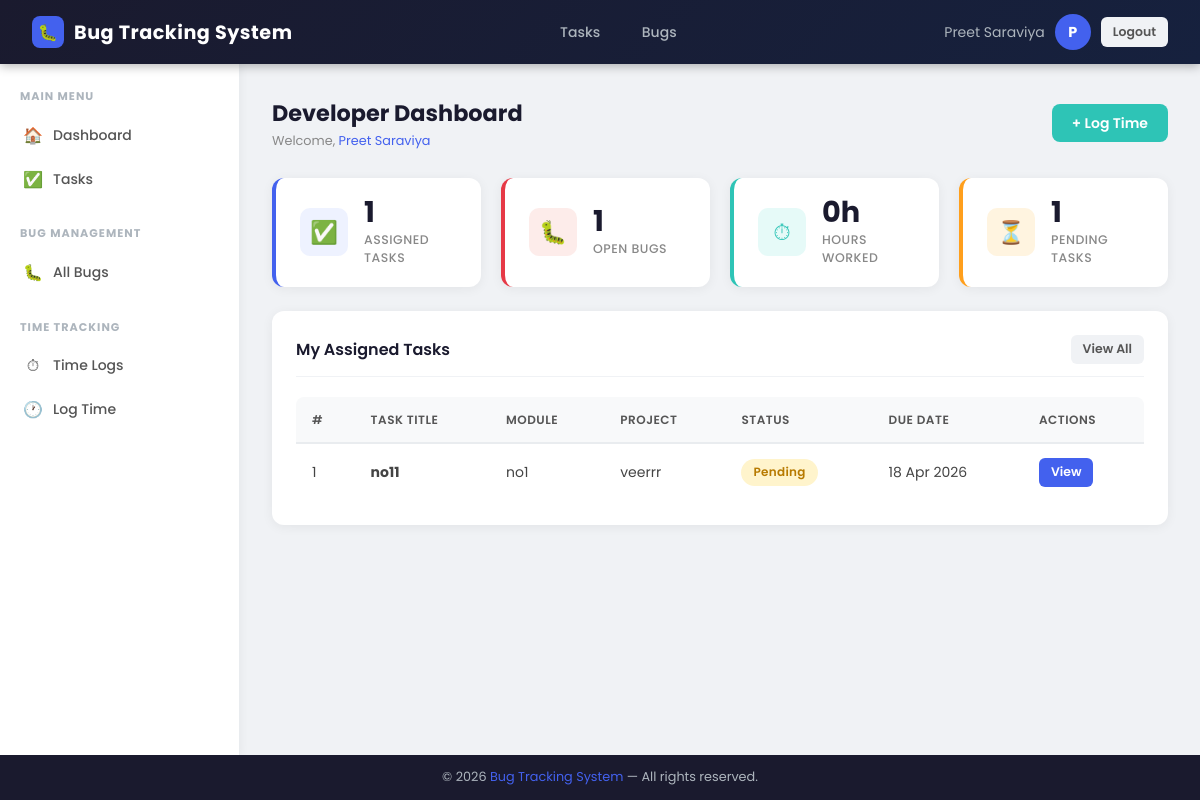
The page /dashboards/developerDashboard/ (signed in) on the database as committed earlier.
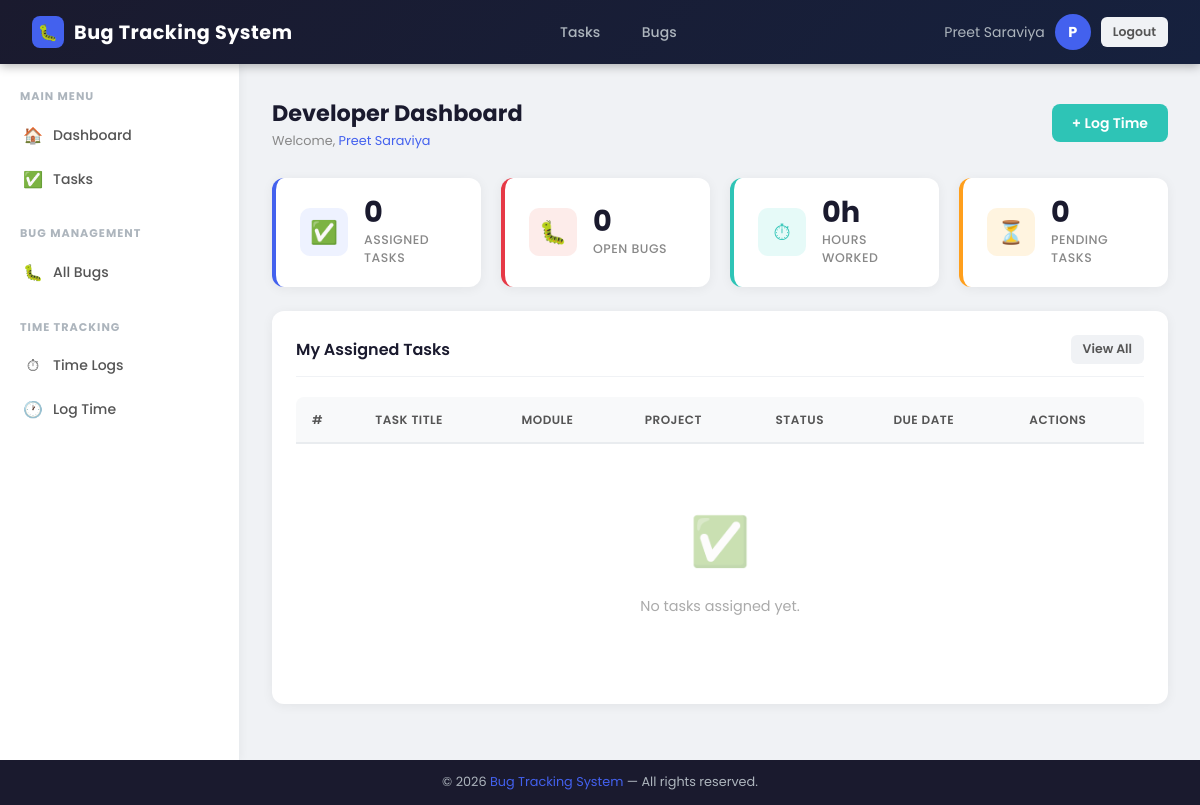
The same page on the database as committed later.
### core/models.py (models this page shows, shortened)
class Task(models.Model):
    STATUS_CHOICES = [
        ('Pending', 'Pending'),
        ('In Progress', 'In Progress'),
        ('Completed', 'Completed'),
        ('Rejected', 'Rejected'),
    ]
    module = models.ForeignKey(Module,on_delete=models.CASCADE,related_name='tasks',db_column="module_id")
    title = models.CharField(max_length=200)
    assigned_to = models.ForeignKey(User,on_delete=models.SET_NULL,null=True, blank=True,related_name='assigned_tasks',db_column="assigned_to")
    status = models.CharField(max_length=50, choices=STATUS_CHOICES, default='Pending')
    start_date = models.DateField(null=True, blank=True)
    end_date = models.DateField(null=True, blank=True)
    class Meta:
        db_table = "tasks"

class Module(models.Model):
    project = models.ForeignKey(Project,on_delete=models.CASCADE,related_name='modules',db_column="project_id")
    name = models.CharField(max_length=200)
    class Meta:
        db_table = "modules"

class Project(models.Model):
    name = models.CharField(max_length=200)
    description = models.TextField(null=True, blank=True)
    manager = models.ForeignKey(User,on_delete=models.CASCADE,related_name='managed_projects',db_column="manager_id")
    created_at = models.DateTimeField(auto_now_add=True)
    class Meta:
        db_table = "projects"

### dashboards/decorators.py (the view)
        def wrapper_func(request, *args, **kwargs):
            if not request.user.is_authenticated:
                return redirect("login")
            if request.user.role in allowed_roles:
                return view_func(request, *args, **kwargs)
            else:
                return render(request, "dashboards/unauthorized.html")

### core/models.py (called while the page is built)
    def get_full_name(self):
        full_name = f"{self.first_name or ''} {self.last_name or ''}".strip()
        return full_name if full_name else self.email

### dashboards/views.py (called while the page is built)
@role_required(allowed_roles=["developer"])
def developerDashboardView(request):
    assigned_tasks = Task.objects.filter(assigned_to=request.user)
    total_tasks = assigned_tasks.count()
    total_bugs = Bug.objects.filter(assigned_to=request.user).count()
    total_hours = TimeLog.objects.filter(developer=request.user).aggregate(total=models.Sum('hours_spent'))['total'] or 0
    pending_tasks = assigned_tasks.filter(status='Pending').count()
    return render(request, "dashboards/developer_dashboard.html", {'assigned_tasks': assigned_tasks,'total_tasks': total_tasks,'total_bugs': total_bugs,'pending_tasks': pending_tasks,'total_hours': total_hours,})

### templates/dashboards/developer_dashboard.html (shortened to what this page needs)
{% extends 'core/base.html' %}
{% block content %}
<div class="page-header">
    <div>
        <div class="page-title">Developer Dashboard</div>
        <div class="breadcrumb">Welcome, <span>{{ user.get_full_name }}</span></div>
    </div>
    <a href="{% url 'timelog_create' %}" class="btn btn-success">+ Log Time</a>
</div>
<div class="stats-grid">
    <div class="stat-card blue">
        <div class="stat-icon">✅</div>
        <div class="stat-info">
            <div class="stat-number">{{ total_tasks|default:"0" }}</div>
            <div class="stat-label">Assigned Tasks</div>
        </div>
    </div>
    <div class="stat-card red">
        <div class="stat-icon">🐛</div>
        <div class="stat-info">
            <div class="stat-number">{{ total_bugs|default:"0" }}</div>
            <div class="stat-label">Open Bugs</div>
        </div>
    </div>
    <div class="stat-card green">
        <div class="stat-icon">⏱</div>
        <div class="stat-info">
            <div class="stat-number">{{ total_hours|default:"0" }}h</div>
            <div class="stat-label">Hours Worked</div>
        </div>
    </div>
    <div class="stat-card orange">
        <div class="stat-icon">⏳</div>
        <div class="stat-info">
            <div class="stat-number">{{ pending_tasks|default:"0" }}</div>
            <div class="stat-label">Pending Tasks</div>
        </div>
    </div>
</div>
<div class="card">
    <div class="card-header">
        <div class="card-title">My Assigned Tasks</div>
        <a href="{% url 'task_list' %}" class="btn btn-secondary btn-sm">View All</a>
    </div>
    <div class="table-responsive">
        <table>
            <thead>
                <tr>
                    <th>#</th>
                    <th>Task Title</th>
                    <th>Module</th>
                    <th>Project</th>
                    <th>Status</th>
                    <th>Due Date</th>
                    <th>Actions</th>
                </tr>
            </thead>
            <tbody>
                {% for task in assigned_tasks %}
                <tr>
                    <td>{{ forloop.counter }}</td>
                    <td><strong>{{ task.title }}</strong></td>
                    <td>{{ task.module.name }}</td>
                    <td>{{ task.module.project.name }}</td>
                    <td>
                        {% if task.status == 'Pending' %}<span class="badge badge-pending">Pending</span>
                        {% elif task.status == 'In Progress' %}<span class="badge badge-inprogress">In Progress</span>
                        {% elif task.status == 'Completed' %}<span class="badge badge-completed">Completed</span>
                        {% elif task.status == 'Rejected' %}<span class="badge badge-rejected">Rejected</span>
                        {% endif %}
                    </td>
                    <td>{{ task.end_date|date:"d M Y" }}</td>
                    <td>
                        <a href="{% url 'task_detail' task.id %}" class="btn btn-primary btn-sm">View</a>
                    </td>
                </tr>
                {% empty %}
                <tr>
                    <td colspan="7">
                        <div class="empty-state">
                            <div class="empty-icon">✅</div>
                            <p>No tasks assigned yet.</p>
                        </div>
                    </td>
                </tr>
                {% endfor %}
            </tbody>
        </table>
    </div>
</div>
{% endblock %}

Rows that differ between the two databases and show on the page:
no longer on this page (row edited): Task: title "no11", module.name "no1", module.project.name "veerrr", status "Pending", end_date "18 Apr 2026"
Other text that changed with them:
{{ total_tasks|default:"0" }}: "1" → "0"
{{ total_bugs|default:"0" }}: "1" → "0"
{{ pending_tasks|default:"0" }}: "1" → "0"
text now shown: "✅ No tasks assigned yet."
